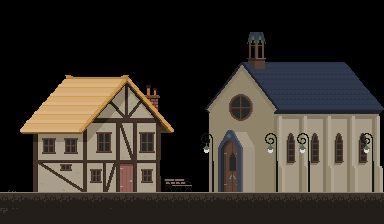

A level layout from a 2D game, rendered from its tile map. Below: a short description, then the map file with tile-grid data replaced by summaries:
An orthogonal 24x14 tile map with 16x16 px tiles, 2 tile layers (Calque de Tile 1, Calque 2).

<map version="1.2" tiledversion="1.2.2" orientation="orthogonal" renderorder="right-down" width="24" height="14" tilewidth="16" tileheight="16" infinite="0" nextlayerid="3" nextobjectid="1">
 <tileset firstgid="1" source="../tilesets/tileset.tsx" />
 <layer id="1" name="Calque de Tile 1" width="24" height="14">
  <data>[336 cells, 244 non-empty, 210 distinct tile ids]</data>
 </layer>
 <layer id="2" name="Calque 2" width="24" height="14">
  <data>[336 cells, 34 non-empty, 10 distinct tile ids]</data>
 </layer>
</map>